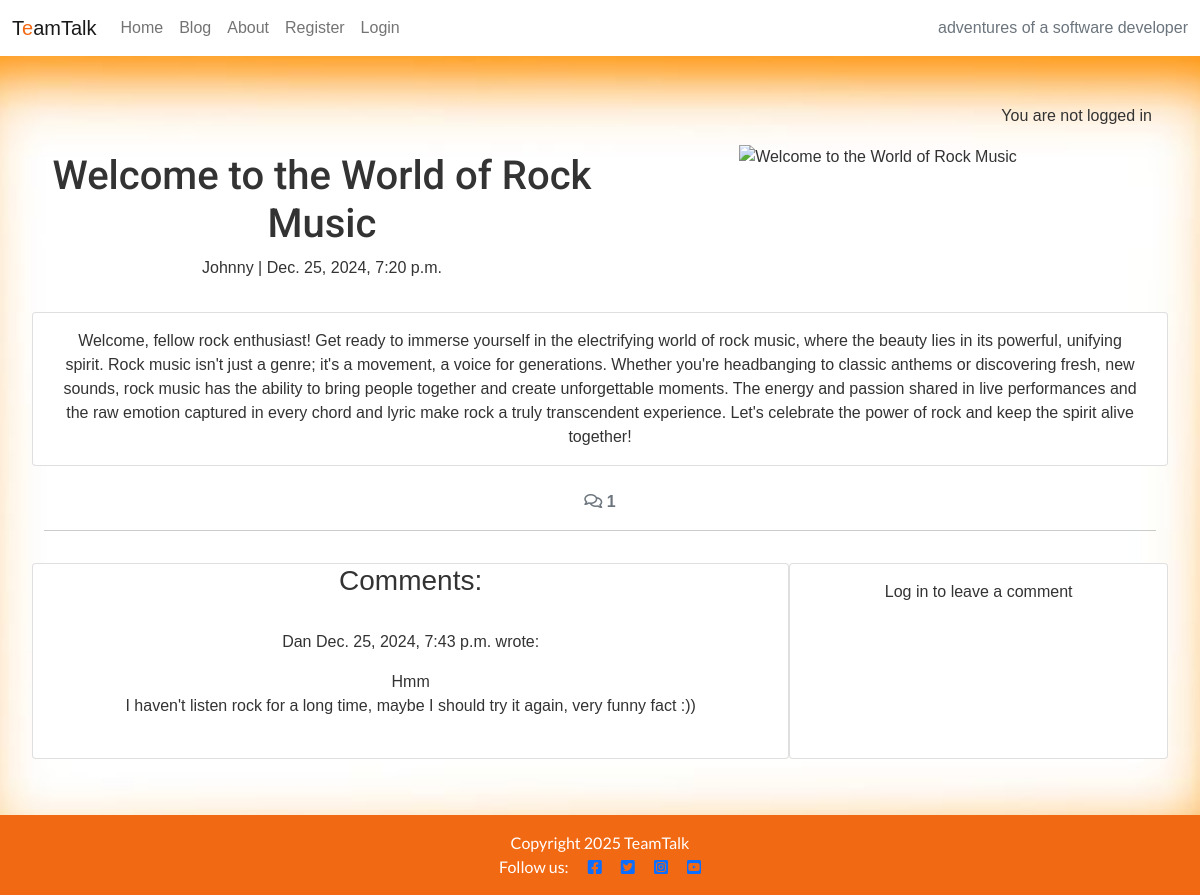
The app's page /blog/welcome-to-the-rock/, older data.
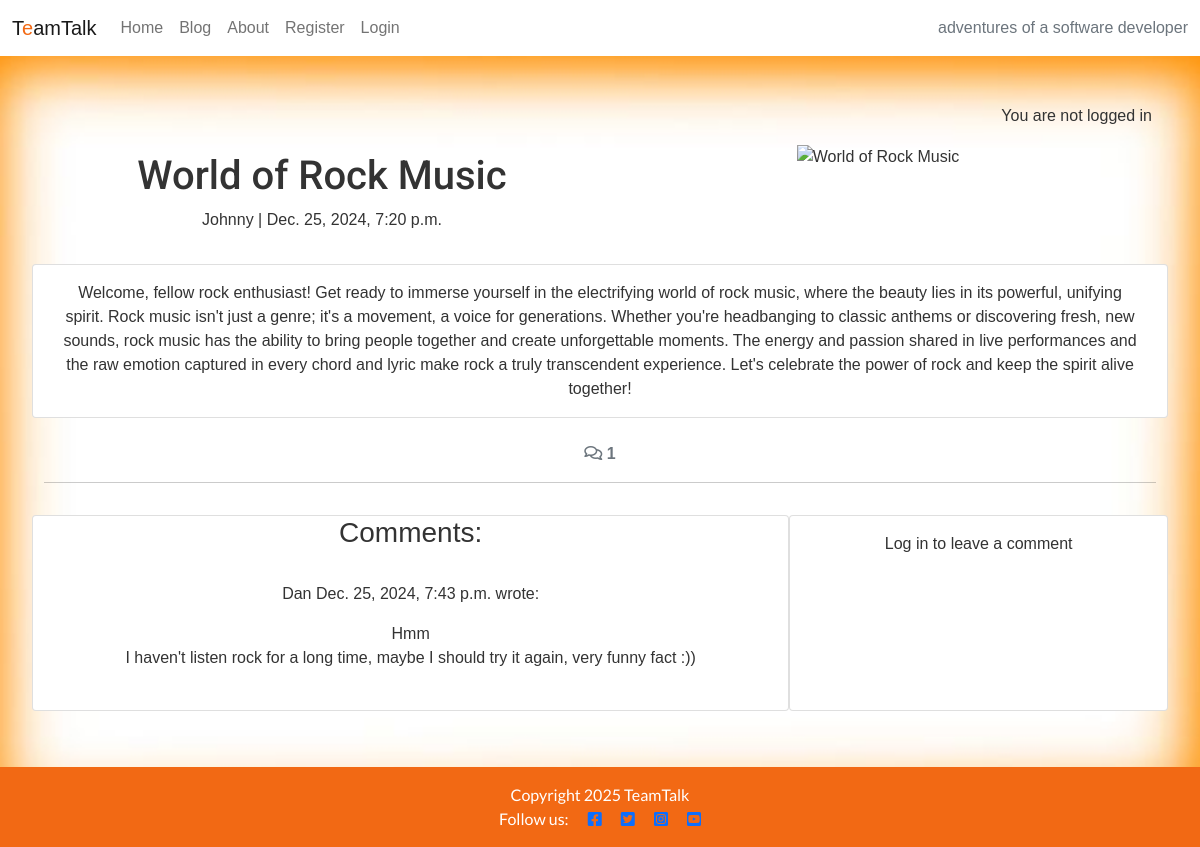
The same page, newer data.
### blog/models.py (models this page shows, shortened)
class Post(models.Model):
    title = models.CharField(max_length=100)
    slug = models.SlugField(max_length=100)
    author_id = models.ForeignKey(
    User, on_delete=models.CASCADE, related_name="blog_posts"
    )
    featured_image = CloudinaryField('image', default='placeholder')
    content = models.TextField()
    created_at = models.DateTimeField(auto_now_add=True)
    updated_at = models.DateTimeField(auto_now=True)
    status = models.CharField(
        max_length=20,
        choices=[('draft', 'Draft'), ('published', 'Published')],
        default='draft'
    )

class Comment(models.Model):
    post = models.ForeignKey(Post, on_delete=models.CASCADE,
                             related_name="comments")
    author = models.ForeignKey(
        User, on_delete=models.CASCADE, related_name="commenter", default=1)
    body = models.TextField()
    created_on = models.DateTimeField(auto_now_add=True)
    approved = models.BooleanField(default=False)
    class Meta:
        ordering = ["created_on"]

### blog/views.py (the view, shortened to what this page needs)
# urls.py: path('<slug:slug>/', views.post_detail, name='post_detail'),
def post_detail(request, slug):
    queryset = Post.objects.filter(status='published')
    post = get_object_or_404(queryset, slug=slug)
    comments = post.comments.all().order_by("-created_on")
    comment_count = post.comments.filter(approved=True).count()
    comment_form = CommentForm()
    return render(
        request,
        "blog/post_detail.html",
        {
            "post": post,
            "comments": comments,
            "comment_count": comment_count,
            "comment_form": comment_form
        },
    )

### blog/templates/blog/post_detail.html (shortened to what this page needs)
{% extends 'base.html' %}
{% load static %}
{% load crispy_forms_tags %}
{% block content %}
<div class="masthead">
    <div class="container">
        <div class="row g-0">
            <div class="col-md-6 masthead-text">
                <h1 class="post-title">{{ post.title }}</h1>
                <p class="post-subtitle">{{ post.author_id }} | {{ post.created_at }}</p>
            </div>
            <div class="d-none d-md-block col-md-6 masthead-image">
                {% if "placeholder" in post.featured_image.url %}
                <img src="{% static 'images/image1.jpg' %}" width="75%" class="scale" alt="placeholder">
                {% else %}
                <img src="{{ post.featured_image.url }}" width="75%" class="scale" alt="{{ post.title }}">
                {% endif %}
            </div>
        </div>
    </div>
</div>
<div class="container">
    <div class="row">
        <div class="col card mb-4  mt-3 left  top">
            <div class="card-body">
                <article class="card-text">
                    {{ post.content | safe }}
                </article>
            </div>
        </div>
    </div>
    <div class="row">
        <div class="col-12">
            <strong class="text-secondary">
                <i class="far fa-comments"></i> {{ comment_count }}
            </strong>
        </div>
        <div class="col-12">
            <hr>
        </div>
    </div>
    <div class="row">
        <div class="col-md-8 card mb-4 mt-3 ">
            <h3>Comments:</h3>
            <div class="card-body">
                {% for comment in comments %}
                <div
                    class="p-2 comments{% if not comment.approved and comment.author == user %} faded{% elif not comment.approved %} d-none{% endif %}">
                    <p class="font-weight-bold">
                        {{ comment.author }}
                        <span class="font-weight-normal">
                            {{ comment.created_on }}
                        </span> wrote:
                    </p>
                    <div id="comment{{ comment.id }}">
                        {{ comment.body | linebreaks }}
                    </div>
                </div>
                {% endfor %}
            </div>
        </div>
        <div class="col-md-4 card mb-4 mt-3 ">
            <div class="card-body">
                {% if user.is_authenticated %}
                <h3>Leave a comment:</h3>
                <p>Posting as: {{ user.username }}</p>
                <form id="commentForm" method="post" style="margin-top: 1.3em;">
                    {{ comment_form }}
                    {% csrf_token %}
                    <button id="submitButton" type="submit" class="btn btn-signup btn-lg">Submit</button>
                </form>
                {% else %}
                <p>Log in to leave a comment</p>
                {% endif %}
            </div>
        </div>
    </div>
</div>
{% endblock content %}

### templates/base.html (shortened to what this page needs)
{% load static %}
{% url 'post_detail' as post_detail_url %}
{% url 'home' as home_url %}
{% url 'about' as about_url %}
{% url 'account_login' as login_url %}
{% url 'account_signup' as signup_url %}
{% url 'account_logout' as logout_url %}
<!DOCTYPE html>
<html class="h-100" lang="en">
<head>
    <link rel="stylesheet" href="https://cdnjs.cloudflare.com/ajax/libs/font-awesome/5.15.3/css/all.min.css">
    <link href="https://cdn.jsdelivr.net/npm/bootstrap@5.0.1/dist/css/bootstrap.min.css" rel="stylesheet"
>
    <link rel="stylesheet" href="{% static 'css/style.css' %}">
</head>
<body class="d-flex flex-column h-100 main-bg">
    <nav class="navbar navbar-expand-lg navbar-light bg-white">
        <div class="container-fluid">
            <a class="navbar-brand" href="{% url 'home' %}"><span class="brand">T<span class="red-o">e</span>am<span
                        class="thin">Talk</span></span></a>
            <div class="collapse navbar-collapse" id="navbarText">
                <ul class="navbar-nav me-auto mb-2 mb-lg-0">
                    <li class="nav-item">
                        <a class="nav-link {% if request.path == home_url %}active" aria-current="page{% endif %}"
                            href="{% url 'home' %}">Home</a>
                    </li>
                    <li class="nav-item">
                        <a class="nav-link {% if request.path == home_url %}active" aria-current="page{% endif %}"
                            href="{% url 'posts' %}">Blog</a>
                    </li>
                    <li class="nav-item">
                        <a class="nav-link {% if request.path == about_url %}active" aria-current="page{% endif %}"
                            href="{% url 'about' %}">About</a>
                    </li>
                    {% if user.is_authenticated %}
                    <li class="nav-item">
                        <a class="nav-link {% if request.path == logout_url %}active" aria-current="page{% endif %}"
                            href="{% url 'account_logout' %}">Logout</a>
                    </li>
                    {% else %}
                        <li class="nav-item">
                        <a class="nav-link {% if request.path == signup_url %}active" aria-current="page{% endif %}"
                            href="{% url 'account_signup' %}">Register</a>
                    </li>
                    <li class="nav-item">
                        <a class="nav-link {% if request.path == login_url %}active" aria-current="page{% endif %}"
                            href="{% url 'account_login' %}">Login</a>
                    </li>
                    {% endif %}
                </ul>
                <span class="navbar-text text-muted">
                    adventures of a software developer
                </span>
            </div>
        </div>
    </nav>
    <main class="flex-shrink-0 main-bg">
        {% if user.is_authenticated %}
        <p class="text-end m-3">You are logged in as {{ user }}</p>
        {% else %}
        <p class="text-end m-3">You are not logged in</p>
        {% endif %}
        {% block content %}{% endblock content %}
    </main>
    <footer class="footer mt-auto py-3 dark-bg">
        <p class="m-0 text-center text-white">
      {% block copyright %}Copyright 2025 TeamTalk{% endblock copyright %}
</p>
        <p class="m-0 text-center text-white">Follow us: <a href="https://www.facebook.com/"><i class="fab fa-facebook-square ms-3"></i></a>
            <a href="https://x.com/"><i class="fab fa-twitter-square ms-3"></i></a>
            <a href="https://www.instagram.com/"><i class="fab fa-instagram-square ms-3"></i></a>
            <a href="https://www.youtube.com/"><i class="fab fa-youtube-square ms-3"></i></a>
        </p>
    </footer>
</body>
</html>

### static/css/style.css (style rules this page uses)
body { background-image: url(/static/images/TotFundal2.jpg); background-size: cover; background-position: center; background-repeat: no-repeat; margin: 0; font-family: Arial, sans-serif; background-color: #f7f7f7; color: #333333; }
.red-o { color: #f26914; }
header, footer { background-color: #f26914; color: white; text-align: center; padding: 1rem; font-family: 'Lato', sans-serif; }
main { padding: 2rem; text-align: center; }
h1, h2 { margin: 0.5rem 0; font-family: "Roboto"; }

Row changes from the older to the newer data that the page shows:
changed Post "Johnny": title "Welcome to the World of Rock Music" → "World of Rock Music"
